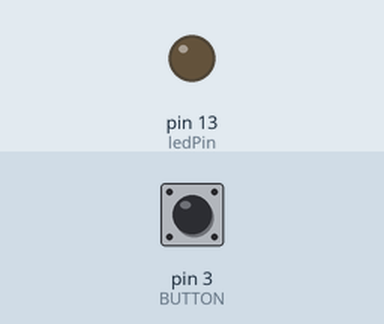
Recording of a sketch running on a simulated Arduino Uno, built with avr-gcc and run on an emulated ATmega328P. On the bench: output pins drawn as LEDs (lit = HIGH). The inputs (shaded band) are chosen by the test bench; at power-on: pin 3 (BUTTON) LOW.

Above: at 1.2 s.
1.3 s: pin 3 (BUTTON) pulled HIGH for 0.15 s
At 1.37 s:
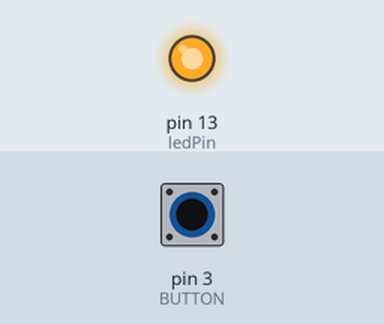
2.9 s: pin 3 (BUTTON) pulled HIGH for 3.2 s
At 6.8 s:
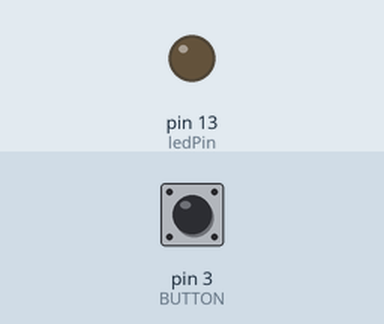
Timing chart, 0 to 8.3 s (numbered marks = the images above; inputs shaded):
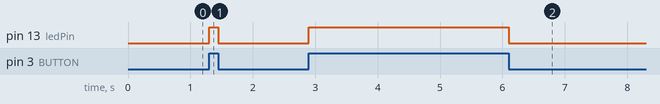

Measured:
- after the input at 1.3 s, pin 13 (ledPin): LOW → HIGH at once, → LOW 0.15 s later
- after the input at 2.9 s, pin 13 (ledPin): LOW → HIGH at once, → LOW 3.2 s later

The sketch:

Button_LED.ino
```cpp
int ledPin = 13;
int BUTTON = 3;
int btndurum=0;
void setup()
{
  pinMode(ledPin,OUTPUT);
  pinMode(BUTTON,INPUT);
}

void loop()
{
  btndurum=digitalRead(BUTTON);
 if(btndurum==1)digitalWrite(ledPin,HIGH);
 else digitalWrite(ledPin,LOW);
}
```
